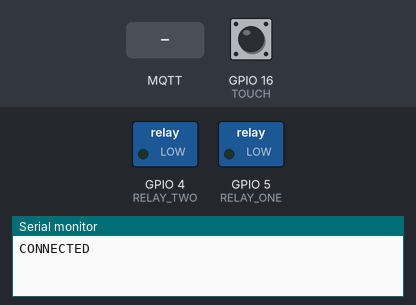
The sketch below on a simulated ESP8266 (NodeMCU). On the bench: switched loads named in the sketch (green lamp = pin HIGH), the last lines printed to the serial monitor. The inputs (shaded band) are chosen by the test bench; at power-on: GPIO 16 (TOUCH) LOW. WiFi joins after 1.5 s; servers stay silent unless stated; no MQTT or app messages arrive unless stated.

Above: at 2.7 s.
2.8 s: MQTT message "ON" arrives on the second subscribed topic
At 3.7 s:
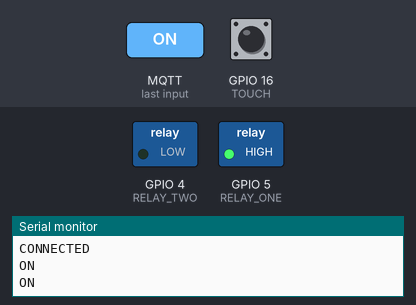
4.3 s: MQTT message "ON" arrives on the third subscribed topic
At 4.9 s:
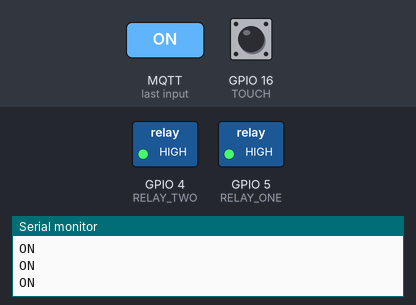
5.8 s: GPIO 16 (TOUCH) pulled HIGH for 0.15 s
At 5.87 s:
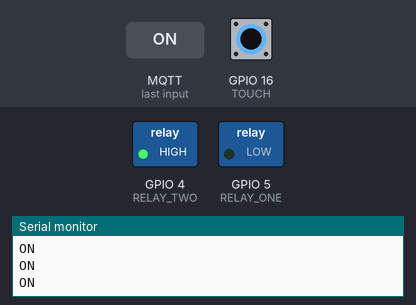
7.4 s: GPIO 16 (TOUCH) pulled HIGH for 3.2 s
At 10.9 s:
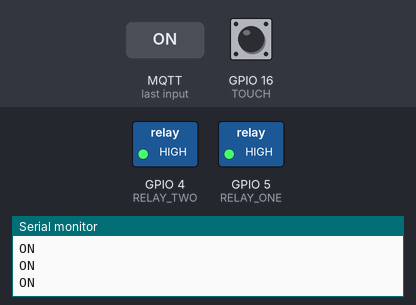
Timing chart, 0 to 12.4 s (numbered marks = the images above; inputs shaded):
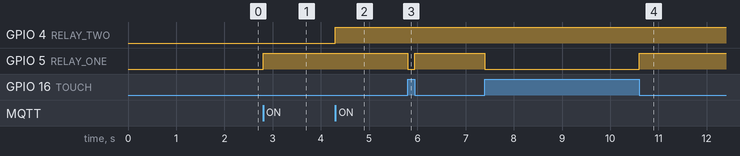

Measured:
- after the input at 2.8 s, GPIO 5 (RELAY_ONE): LOW → HIGH at once
- after the input at 4.3 s, GPIO 4 (RELAY_TWO): LOW → HIGH at once
- after the input at 5.8 s, GPIO 5 (RELAY_ONE): HIGH → LOW at once, → HIGH 0.15 s later
- after the input at 7.4 s, GPIO 5 (RELAY_ONE): HIGH → LOW at once, → HIGH 3.2 s later

The sketch:

FIRMWARE_ESP12.ino
```cpp
/**
 * Desenvolvido por Bruno Horta
 *
 * Todo o código é livre e pode ser utilizado ou alterado
 *
 * Exemplo: https://www.youtube.com/watch?v=OyY4ymv6db0
 * */
//MQTT
#include <PubSubClient.h>
//ESP
#include <ESP8266WiFi.h>'
//Wi-Fi Manger library
#include <DNSServer.h>
#include <ESP8266WebServer.h>
#include <WiFiManager.h>//https://github.com/tzapu/WiFiManager
//OTA
#include <WiFiUdp.h>
#include <ArduinoOTA.h>
#define AP_TIMEOUT 180
#define SERIAL_BAUDRATE 115200
#define MQTT_AUTH false
#define MQTT_USERNAME ""
#define MQTT_PASSWORD ""
#define RELAY_ONE 5
#define RELAY_TWO 4
#define TOUCH 16
//CONSTANTS
const String HOSTNAME  = "OnOfreDual";
const char * OTA_PASSWORD  = "otapower";
const String MQTT_LOG = "system/log";
const String MQTT_SYSTEM_CONTROL_TOPIC = "system/set/"+HOSTNAME;
const String MQTT_LIGHT_ONE_TOPIC = "relay/one/set";
const String MQTT_LIGHT_TWO_TOPIC = "relay/two/set";
const String MQTT_LIGHT_ONE_STATE_TOPIC = "relay/one";
const String MQTT_LIGHT_TWO_STATE_TOPIC = "relay/two";
//MQTT BROKERS GRATUITOS PARA TESTES https://github.com/mqtt/mqtt.github.io/wiki/public_brokers
const char* MQTT_SERVER = "192.168.187.23";

WiFiClient wclient;
PubSubClient client(MQTT_SERVER,1883,wclient);

//CONTROL FLAGS
bool OTA = false;
bool OTABegin = false;
bool lastButtonState = false;


void setup() {
  Serial.begin(SERIAL_BAUDRATE);
  WiFiManager wifiManager;
  //reset saved settings
  //wifiManager.resetSettings();
  /*define o tempo limite até o portal de configuração ficar novamente inátivo,
   útil para quando alteramos a password do AP*/
  wifiManager.setTimeout(AP_TIMEOUT);
  if(!wifiManager.autoConnect(HOSTNAME.c_str())) {
    Serial.println("failed to connect and hit timeout");
    delay(3000);
    ESP.restart();
    delay(5000);
  }
  client.setCallback(callback);
  pinMode(RELAY_ONE,OUTPUT);
  pinMode(RELAY_TWO,OUTPUT);
  pinMode(TOUCH,INPUT);
}
void turnOn1(){
  digitalWrite(RELAY_ONE,HIGH);
  client.publish(MQTT_LIGHT_ONE_STATE_TOPIC.c_str(),"ON");

}


void turnOff1(){
   digitalWrite(RELAY_ONE,LOW);
   client.publish(MQTT_LIGHT_ONE_STATE_TOPIC.c_str(),"OFF");

}

void turnOn2(){
  digitalWrite(RELAY_TWO,HIGH);
  client.publish(MQTT_LIGHT_TWO_STATE_TOPIC.c_str(),"ON");

}


void turnOff2(){
   digitalWrite(RELAY_TWO,LOW);
   client.publish(MQTT_LIGHT_TWO_STATE_TOPIC.c_str(),"OFF");

}
//Chamada de recepção de mensagem
void callback(char* topic, byte* payload, unsigned int length) {
  String payloadStr = "";
  for (int i=0; i<length; i++) {
    payloadStr += (char)payload[i];
  }
  Serial.println(payloadStr);
  String topicStr = String(topic);
 if(topicStr.equals(MQTT_SYSTEM_CONTROL_TOPIC)){
  if(payloadStr.equals("OTA_ON")){
    OTA = true;
    OTABegin = true;
  }else if (payloadStr.equals("OTA_OFF")){
    OTA = true;
    OTABegin = true;
  }else if (payloadStr.equals("REBOOT")){
    ESP.restart();
  }
 } else if(topicStr.equals(MQTT_LIGHT_ONE_TOPIC)){
  Serial.println(payloadStr);
  if(payloadStr.equals("ON")){

      turnOn1();

    }else if(payloadStr.equals("OFF")) {

      turnOff1();

    }

  }else if(topicStr.equals(MQTT_LIGHT_TWO_TOPIC)){
  Serial.println(payloadStr);
  if(payloadStr.equals("ON")){

      turnOn2();

    }else if(payloadStr.equals("OFF")) {

      turnOff2();

    }

  }
}
void handleInterrupt() {
  if(digitalRead(RELAY_ONE)){
   turnOff1();
  }else{
   turnOn1();
  }
}
bool checkMqttConnection(){
  if (!client.connected()) {
    if (MQTT_AUTH ? client.connect(HOSTNAME.c_str(),MQTT_USERNAME, MQTT_PASSWORD) : client.connect(HOSTNAME.c_str())) {
      //SUBSCRIÇÃO DE TOPICOS
      Serial.println("CONNECTED");
      client.subscribe(MQTT_SYSTEM_CONTROL_TOPIC.c_str());
      client.subscribe(MQTT_LIGHT_ONE_TOPIC.c_str());
      client.subscribe(MQTT_LIGHT_TWO_TOPIC.c_str());

     client.publish(MQTT_LOG.c_str(),"OLÁ MOVIMENTO MAKER EU SOU O OnOfre e já estou ligado ao MQTT");
    }
  }

  return client.connected();
}

void loop() {
  if (WiFi.status() == WL_CONNECTED) {
    if (checkMqttConnection()){
    bool realState = digitalRead(TOUCH);
      if(lastButtonState != realState){
        handleInterrupt();
        lastButtonState = realState;
      }
      client.loop();
      if(OTA){
        if(OTABegin){
          setupOTA();
          OTABegin= false;
        }
        ArduinoOTA.handle();
      }
    }
  }
}

void setupOTA(){
  if (WiFi.status() == WL_CONNECTED && checkMqttConnection()) {
    client.publish(MQTT_LOG.c_str(),"OTA SETUP ON");
    ArduinoOTA.setHostname(HOSTNAME.c_str());
    ArduinoOTA.setPassword((const char *)OTA_PASSWORD);

    ArduinoOTA.onStart([]() {
    client.publish(MQTT_LOG.c_str(),"START");
  });
  ArduinoOTA.onEnd([]() {
    client.publish(MQTT_LOG.c_str(),"END");
  });
  ArduinoOTA.onProgress([](unsigned int progress, unsigned int total) {
    String p = "Progress: "+ String( (progress / (total / 100)));
    client.publish(MQTT_LOG.c_str(),p.c_str());
  });
  ArduinoOTA.onError([](ota_error_t error) {
    if (error == OTA_AUTH_ERROR) client.publish(MQTT_LOG.c_str(),"Auth Failed");
    else if (error == OTA_BEGIN_ERROR)client.publish(MQTT_LOG.c_str(),"Auth Failed");
    else if (error == OTA_CONNECT_ERROR)client.publish(MQTT_LOG.c_str(),"Connect Failed");
    else if (error == OTA_RECEIVE_ERROR)client.publish(MQTT_LOG.c_str(),"Receive Failed");
    else if (error == OTA_END_ERROR)client.publish(MQTT_LOG.c_str(),"End Failed");
  });
 ArduinoOTA.begin();
 }
}
```
